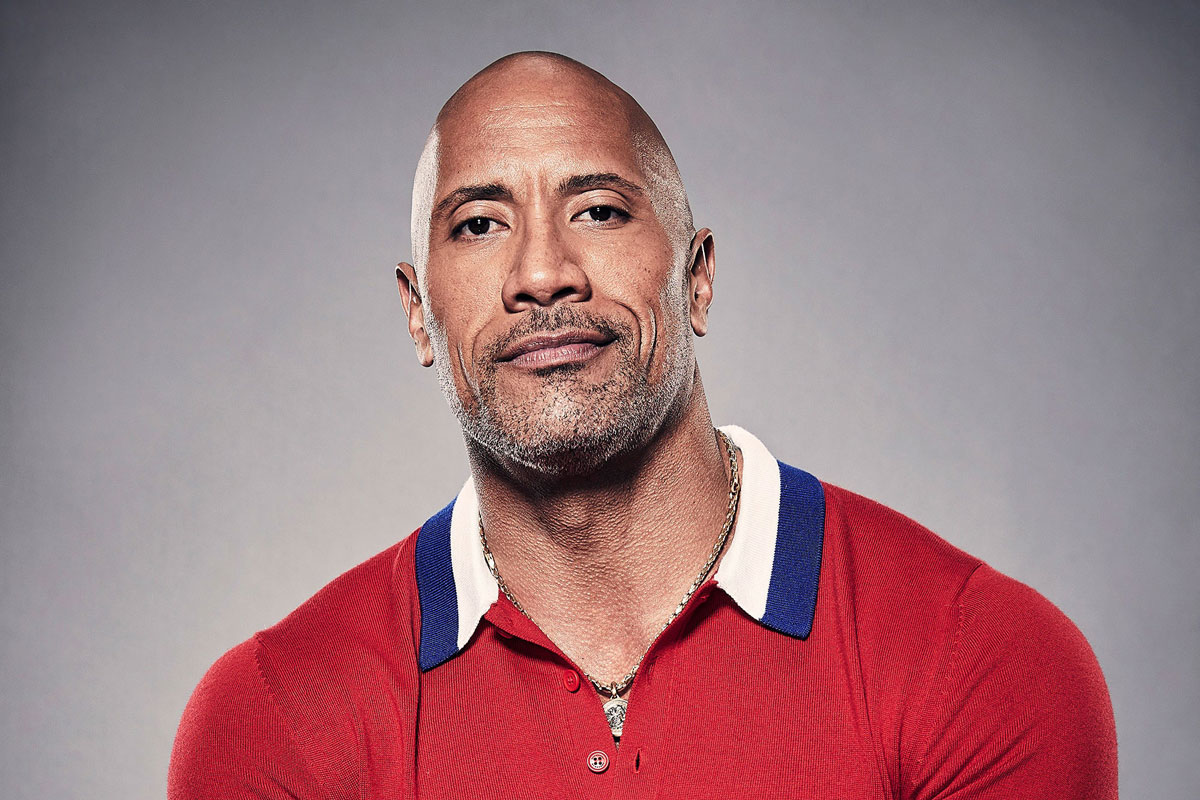
#> input picture test.jpg, 1200 x 800 px, given in place of the camera
$ python zoom_test.py
#> lines starting #> are read from the running program, lines starting #| are printed output that depends on the picture; after the words box and inside, x2 and y2 are one past the last pixel; in counts of white or black regions, pixels touching at a corner belong together
import cv2

HEIGHT = 720
WIDTH = int(16 / 9 * HEIGHT)
MIDDLEPOINTX = int(WIDTH/2)
MIDDLEPOINTY = int(HEIGHT/2)
tijd = 15
schaal = 1.3
interpolatielijst = [0]*tijd
# 1/2 for full screen[|---------------------|] , 1/4 to use only the middle part [-----|----------|-----]
Central_bounding = int(1/2 * WIDTH)

# creating a variable with the classifiers
CLASSIFIERS = "haarcascade_frontalface_default.xml"

# Create cascade
FaceCascade = cv2.CascadeClassifier(CLASSIFIERS)
# Capture from camera, 0 because webcam
cap = cv2.VideoCapture(0)
cap.set(cv2.CAP_PROP_FOURCC, cv2.VideoWriter_fourcc('M', 'J', 'P', 'G'))
cap.set(cv2.CAP_PROP_FRAME_WIDTH, WIDTH)
cap.set(cv2.CAP_PROP_FRAME_HEIGHT, HEIGHT)

# sets the variables xmin, xmax etc. to the standard value of the image.
Xf, Yf, Wf, Hf = MIDDLEPOINTX, MIDDLEPOINTY, MIDDLEPOINTX, MIDDLEPOINTY
xmin, xmax, ymin, ymax = 0, WIDTH, 0, HEIGHT


def zoomboundaries(img , X, Y, W, H,Scalar):
    Ry = img.shape[0]
    Rx = img.shape[1]
    V = Rx / Ry

    xfc = X + W / 2
    yfc = Y + H / 2

    ymin = max(min(int(yfc - Scalar*H), int(Ry - 2 * Scalar*H)), 0)
    ymax = max(min(int(yfc + Scalar*H), Ry), int(2 * Scalar*H))
    xmin = max(min(int(xfc - V * Scalar * H), int(Rx - V * 2 * Scalar * H)), 0)
    xmax = max(min(int(xfc + V * Scalar * H), Rx), int(V * 2 * Scalar * H))
    return xmin, xmax, ymin, ymax

def crop(img, xmin, xmax, ymin, ymax):
    imgcropped = img[ymin:ymax, xmin:xmax]
    return imgcropped

def resizer(img, Width, Height):
    imgresized = cv2.resize(img, (Width, Height))
    return imgresized

def coordinaatgezicht(faces, face):
    X = faces[face][0]
    Y = faces[face][1]
    W = faces[face][2]
    H = faces[face][3]

    return X, Y, W, H

def gemiddeldelijst(lijst, positie):
    som = 0
    n = len(lijst)
    for i in range(n):
        som += lijst[i][positie]
    return int(som/n)

def mostcentralface(width,faces):
    if faces != ():
        centerpoint = int(width/2)
        xlijst = list()
        for face in range(len(faces)):
            xlijst.append(int(abs(centerpoint - (faces[face][0]+faces[face][2]/2))))
        minx = min(xlijst)
        if minx <= Central_bounding:
            return xlijst.index(minx)
    return False

i = 0
while True:
    status, img = cap.read()
#> img is the input picture: shape (800, 1200, 3); mean B, G, R 127.8, 122.1, 159.2
    gray = cv2.cvtColor(img, cv2.COLOR_BGR2GRAY)
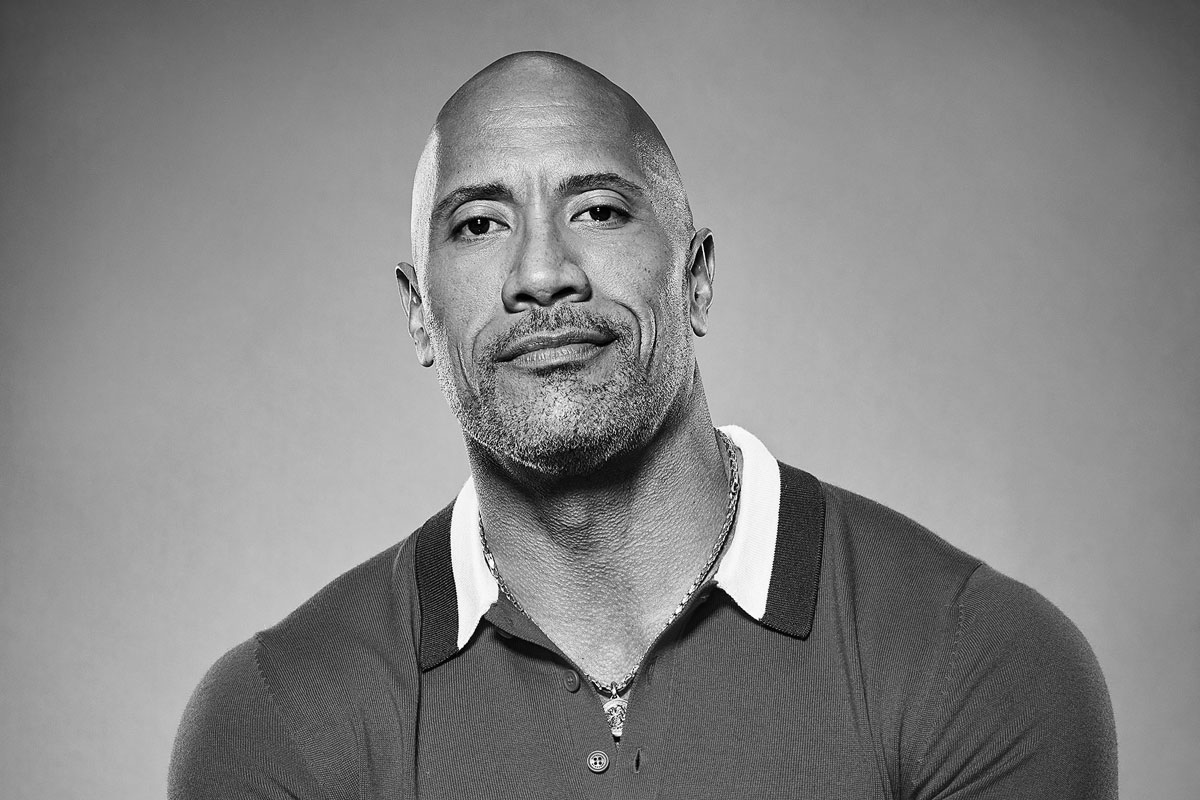
#> gray: shape (800, 1200); min 0, max 255, mean 133.9
    # Detect the faces
    faces = FaceCascade.detectMultiScale(gray, scaleFactor=1.22, minNeighbors=8, minSize=(60, 60))
#> faces = [[397, 100, 298, 298]]
    for (x, y, w, h) in faces:
        cv2.rectangle(img, (x, y), (x + w, y + h), (255, 0, 0), 2)
#> this loop made 1 pass
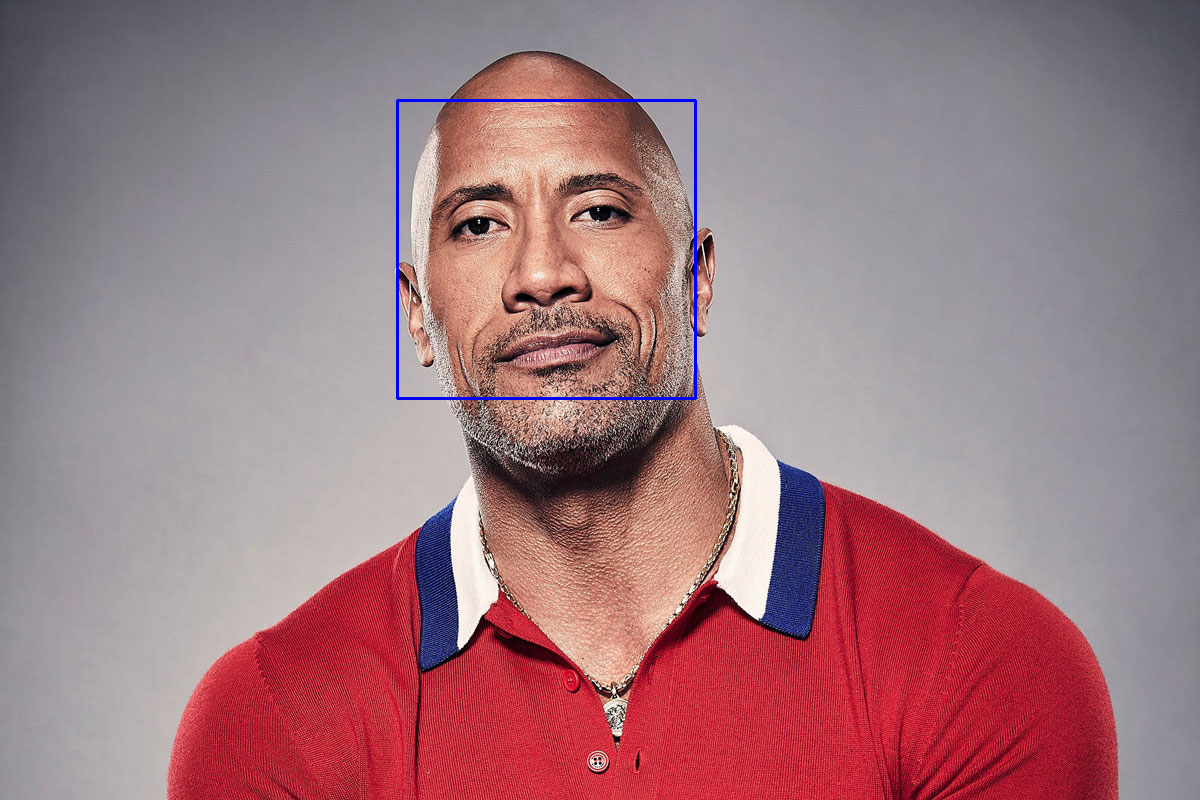
#> img: shape (800, 1200, 3); 0.37% of pixels changed, all inside (x1, y1, x2, y2) = (396, 99, 697, 400)
    #bounding box that represents the part of the image it tracks faces in.
    cv2.rectangle(img, (int(WIDTH/2) - Central_bounding,0),(int(WIDTH/2)+Central_bounding,HEIGHT),(255,255,255),2)
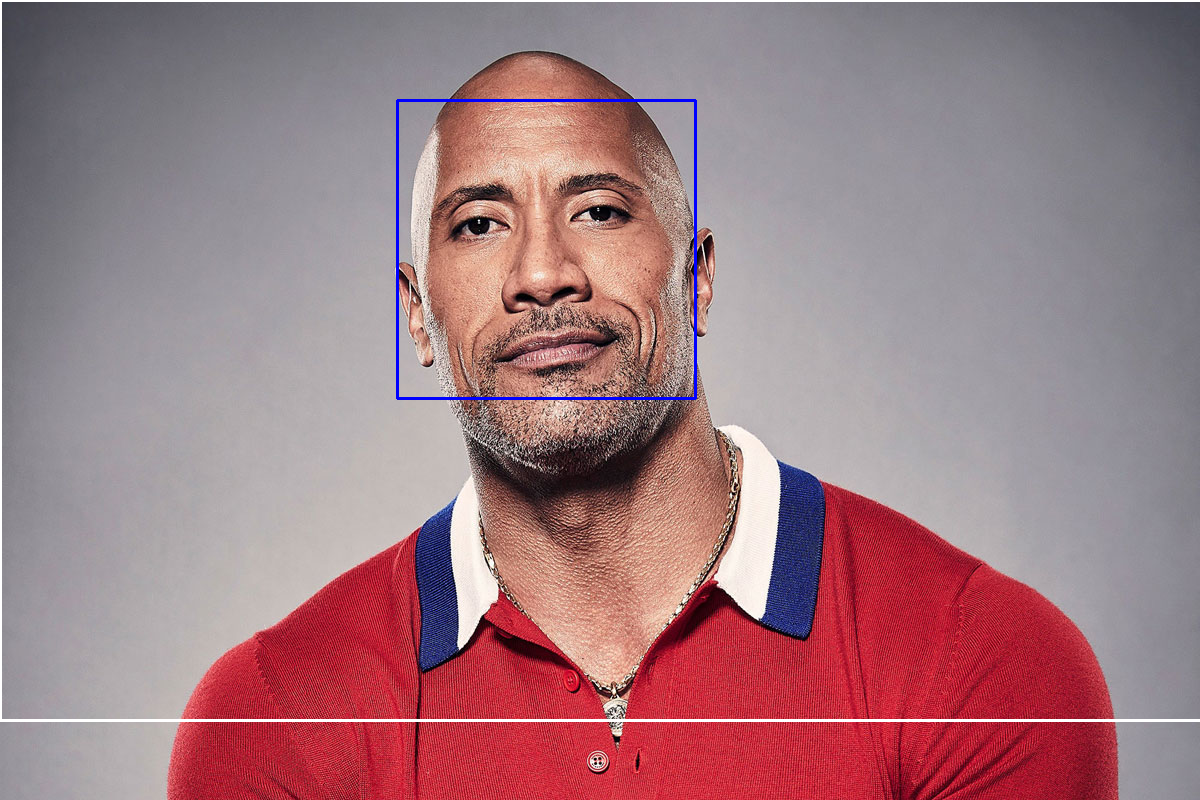
#> img: shape (800, 1200, 3); 0.77% of pixels changed, all inside (x1, y1, x2, y2) = (0, 0, 1200, 722)
    face = mostcentralface(WIDTH,faces)
#> (the run stopped early here; a loop or call above may not have finished)
